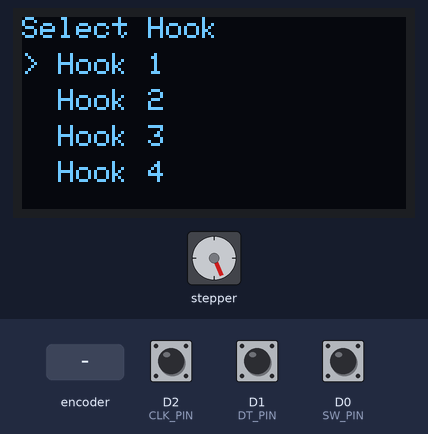
Simulated run of this sketch. Board: ESP8266 (NodeMCU). On the bench: stepper motor, 128×64 one-colour display. Wiring (inferred from the names in the program): stepper motor driver (200 steps per turn assumed): step D3; direction D6. The test bench sets the inputs (shaded band); at power-on: D0 (SW_PIN) HIGH, D2 (CLK_PIN) HIGH, D1 (DT_PIN) HIGH. What the sketch prints to the serial monitor is not drawn.

Above: at 1.2 s.
1.3 s: D0 (SW_PIN) pulled LOW for 0.15 s
At 2.5 s:
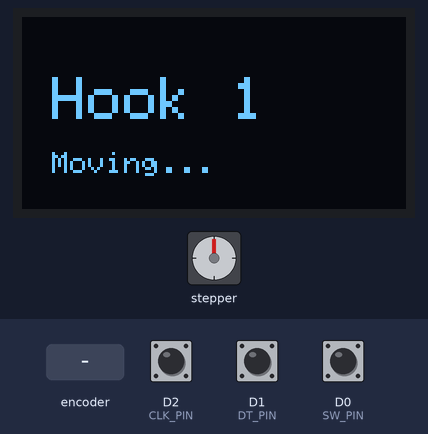
3.2 s: rotary encoder on D2 (CLK_PIN) / D1 (DT_PIN) turned 3 steps (first pin leading)
At 4.3 s:
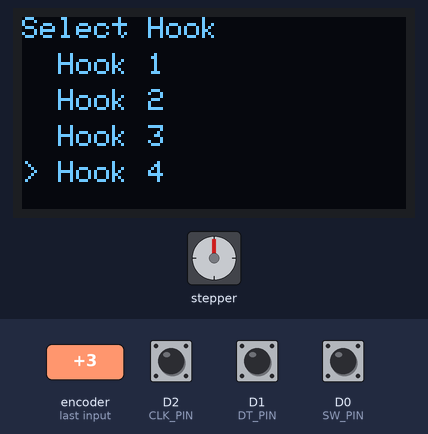
5.3 s: rotary encoder on D2 (CLK_PIN) / D1 (DT_PIN) turned 1 step (first pin leading)
7.0 s: D0 (SW_PIN) pulled LOW for 1 s
At 7.2 s:
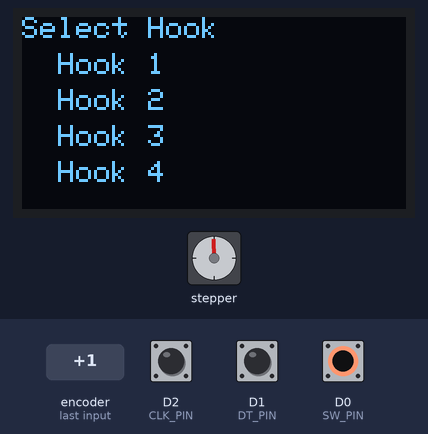
8.6 s: D0 (SW_PIN) pulled LOW for 0.15 s
At 9.0 s:
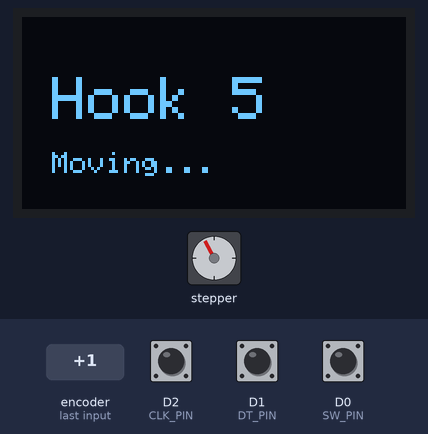
9.3 s: rotary encoder on D2 (CLK_PIN) / D1 (DT_PIN) turned 3 steps (first pin leading)
At 9.61 s:
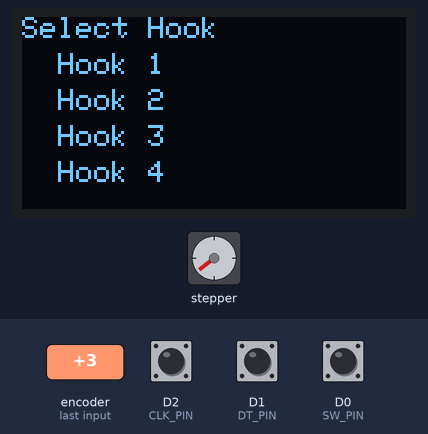
Timing chart, 0 to 15.8 s (numbered marks = the images above; inputs shaded):
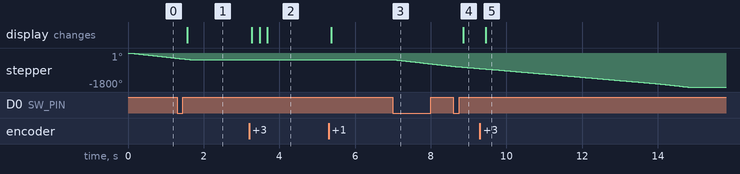

Measured:
- after the input at 1.3 s, the display: changes after 0.26 s (image 1)
- after the input at 3.2 s, the display: first changes after 0.08 s (image 2 shows a later state)
- after the input at 7.0 s, stepper: keeps turning counter-clockwise at about 225°/s, starting after 0.05 s
- after the input at 8.6 s, the display: changes after 0.25 s (image 4)
- after the input at 9.3 s, the display: changes after 0.16 s (image 5)

The sketch:

motor_rotaryencoder_OLED.ino
```cpp
#include <Wire.h>
#include <Adafruit_GFX.h>
#include <Adafruit_SSD1306.h>
#include <ezButton.h>

// OLED DISPLAY
// Define OLED screen size and initialize display object using I2C communication
#define SCREEN_WIDTH 128
#define SCREEN_HEIGHT 64
Adafruit_SSD1306 oled(SCREEN_WIDTH, SCREEN_HEIGHT, &Wire, -1);

// ROTARY ENCODER
// Initialize pins: These pins read rotation (CLK + DT) and button press (SW)
#define CLK_PIN D2
#define DT_PIN  D1
#define SW_PIN  D0

bool chosen_hook = false;

// Creates a debounced button object for the encoder switch
ezButton button(SW_PIN);

// STEPPER MOTOR
// Initialize STEP & DIR pin
const int stepPin = D3;
const int dirPin  = D6;

// Number of motor steps required to move between each hook
int stepDist = 200;

// HOOK POSITION STATES
int hookIndex = 1; // what the user is scrolling through in the menu
int selectedHook = 0; // confirmed selection after button press
int targetPos = 0; // where the motor should move to
int currentPos = 0; // where the motor currently is

// MENU OFFSET (scroll window)
int menuOffset = 0;

// Track rotary encoder movement
int CLK_state;
int prev_CLK_state;

unsigned long lastStepTime = 0; // // Stores the last time a motor step was executed
const unsigned long stepInterval = 8; // Time interval between each motor step pulse replacing delay(8)

int stepsRemaining = 0; // Tracks how many individual step pulses are still needed to reach the target position
bool motorRunning = false; // Indicates whether the motor is currently in motion
int motorDir = LOW; // Keeps track of motor direction (forward or backward)
bool continuousSpin = true;

void setup() {
 Serial.begin(9600);

 // Initialize OLED display; stop program if initialization fails
 if (!oled.begin(SSD1306_SWITCHCAPVCC, 0x3C)) {
   Serial.println("OLED failed");
   while (1);

  pinMode(stepPin, OUTPUT);
  pinMode(dirPin, OUTPUT);

  digitalWrite(dirPin, LOW);
  lastStepTime = millis();
  continuousSpin = true; // start spinning immediately
}

 oled.clearDisplay();

 // Define rotary encoder input pins
 pinMode(CLK_PIN, INPUT);
 pinMode(DT_PIN, INPUT);

 // Waits 50 ms after a button press to make sure the signal is stable
 button.setDebounceTime(50);

 // Store initial encoder state
 prev_CLK_state = digitalRead(CLK_PIN);

 // Define motor control output pins
 pinMode(stepPin, OUTPUT);
 pinMode(dirPin, OUTPUT);

 // Draw initial menu on OLED screen
 drawUI();
 runMotor();
}

void loop() {
 button.loop(); // Update button state
 readEncoder(); // Read rotary encoder movement (scroll menu)
 readButton(); // Check if encoder button was pressed (selection)

  if (continuousSpin && !motorRunning && !chosen_hook) {
    runMotor();
  }
 moveMotor(); // Move motor if a new target position is selected

}

// ROTARY SCROLLING: detects rotation direction and updates menu selection
void readEncoder() {
 CLK_state = digitalRead(CLK_PIN);

 // Detect one step of knob turning
 if (CLK_state != prev_CLK_state && CLK_state == HIGH) {

   // Determine rotation direction using DT pin
   if (digitalRead(DT_PIN) == HIGH) {
     hookIndex--; // rotate one direction
   } else {
     hookIndex++; // rotate opposite direction
   }

   // Cycles between 1 and 4
   if (hookIndex > 8) hookIndex = 1;
   if (hookIndex < 1) hookIndex = 8;

   // Update OLED display with new selection
   drawUI();
 }
 // Save current state for next comparison
 prev_CLK_state = CLK_state;
}

// BUTTON PRESS (CONFIRM SELECTION): When encoder button is pressed, lock in selection and trigger motor move
void readButton() {
 if (button.isPressed()) {
  if (chosen_hook == false) {
    chosen_hook = true;

    selectedHook = hookIndex;
    targetPos = selectedHook*stepDist;   // replaces 4 old buttons

    Serial.print("Moving to Hook: ");
    Serial.println(targetPos);

    // Confirmation screen on OLED
    showSelected();

    // START MOTOR MOVE (replaces old blocking loop trigger)
    startMotorMove();
  }
  else {
    chosen_hook = false;

  }
 }
}

void startMotorMove() {
// Initializes motor movement from current position to target position by
// setting up the state for moveMotor()

  if (currentPos == targetPos) return;

  motorRunning = true; // tells system the motor is running
  stepsRemaining = abs(targetPos - currentPos);  // Convert position difference into number of physical step pulses needed

  if (targetPos > currentPos) {
    motorDir = LOW;
    digitalWrite(dirPin, LOW);
  } else {
    motorDir = HIGH;
    digitalWrite(dirPin, HIGH);

    Serial.println(currentPos);
    Serial.println(targetPos);
  }

  // Initialize timing reference
  lastStepTime = millis();
}

// OLED MENU DISPLAY: Displays scrollable list of hooks with arrow indicator
void drawUI() {
 oled.clearDisplay();

 oled.setTextSize(1);
 oled.setTextColor(WHITE);

 oled.setCursor(0, 0);
 oled.println("Select Hook");

 // Display 4 hooks on the screen each time you scroll
 for (int i = 0; i < 4; i++) {

   int hookNum = menuOffset + i + 1;
   if (hookNum > 8) break;

   oled.setCursor(0, 12 * (i + 1));

   if (hookNum == hookIndex) oled.print("> ");
   else oled.print("  ");

   oled.print("Hook ");
   oled.println(hookNum);
 }

 oled.display();
}

// CONFIRMATION SCREEN: Displays selected hook and "moving" message
void showSelected() {
 oled.clearDisplay();

 oled.setTextSize(2);
 oled.setCursor(10, 20);
 oled.print("Hook ");
 oled.println(selectedHook);

 oled.setTextSize(1);
 oled.setCursor(10, 45);
 oled.println("Moving...");

 oled.display();
}

// STEPPER MOTOR CONTROL: Moves motor from current position to target position
void moveMotor() {

 if (!motorRunning) return; // exit immediately if motor is not supposed to be moving
  Serial.println(stepsRemaining);
  unsigned long currentMillis = millis();  // get the current system time

  if (currentMillis - lastStepTime >= stepInterval && stepsRemaining > 0) { //  Checks if enough time has passed since last step AND if steps remain

    lastStepTime = currentMillis; // update last step time to current time

     // Generate one step pulse
    digitalWrite(stepPin, HIGH);
    delayMicroseconds(2);
    digitalWrite(stepPin, LOW);

    stepsRemaining--; // decrease remaining step count

    if (stepsRemaining <= 0) { // stop motor after all steps are complete
      motorRunning = false;
      currentPos = targetPos;

    }
  }
}

void runMotor() {
  static unsigned long lastStep = 0;
  digitalWrite(dirPin, LOW); // keep direction fixed

  if (millis() - lastStep >= stepInterval) {   // timing control instead of delay(8)
    lastStep = millis();

    // step pulse
    digitalWrite(stepPin, HIGH);
    // delayMicroseconds(8);
    digitalWrite(stepPin, LOW);

    currentPos+=1;
    if (currentPos >= 3200){
      currentPos = 0;
    }
  }
}
```
